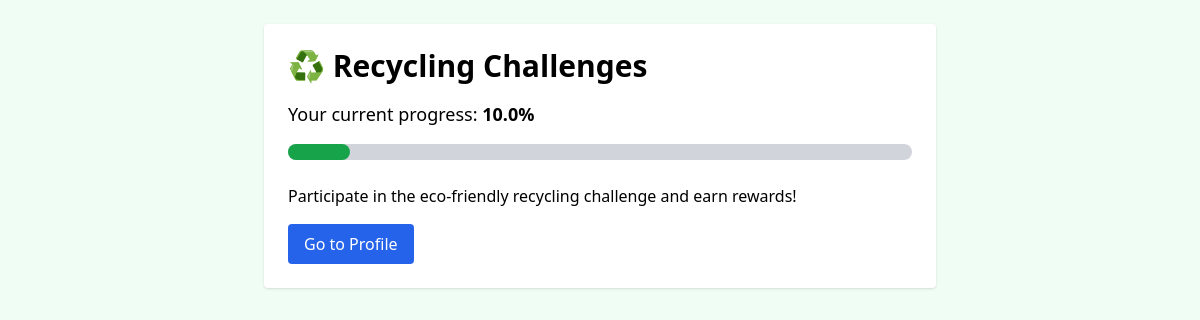
Page /challenges/ (signed in) on the earlier database version.
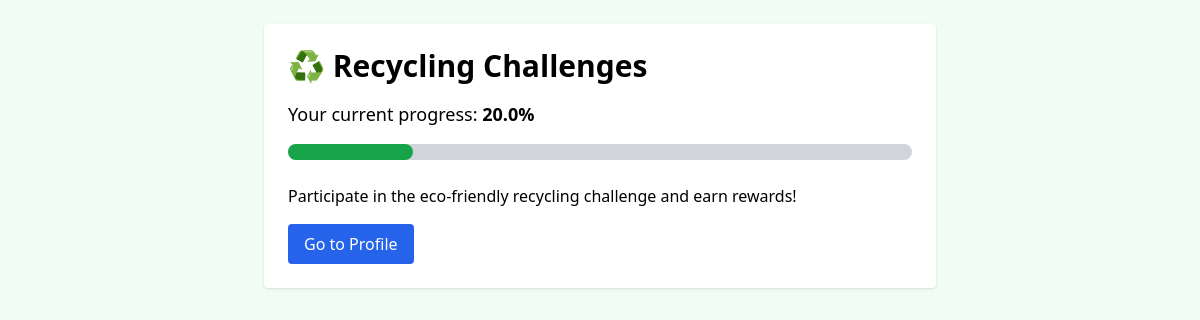
Same page on the later database version.
### recycle_connect/models.py (models this page shows, shortened)
class UserChallenge(models.Model):
    user = models.ForeignKey(User, on_delete=models.CASCADE)
    progress = models.FloatField(default=0.0)
    joined_at = models.DateTimeField(auto_now_add=True)

### recycle_connect/views.py (the view)
# urls.py: path('challenges/', views.challenges_page, name='challenges'),
@login_required
def challenges_page(request):
    user_progress = 0
    challenge = UserChallenge.objects.filter(user=request.user).first()
    if challenge:
        user_progress = challenge.progress
    return render(request, 'challenges.html', {'user_progress': user_progress})

### template/challenges.html (shortened to what this page needs)
<!DOCTYPE html>
<html lang="en">
<head>
  <script src="https://cdn.tailwindcss.com"></script>
</head>
<body class="bg-green-50 min-h-screen p-6">
  <div class="max-w-2xl mx-auto bg-white p-6 rounded shadow">
    <h1 class="text-3xl font-bold mb-4">♻️ Recycling Challenges</h1>
    <p class="text-lg mb-4">Your current progress: <strong>{{ user_progress }}%</strong></p>
    <div class="w-full bg-gray-300 rounded-full h-4 mb-6">
      <div class="bg-green-600 h-4 rounded-full" style="width: {{ user_progress }}%"></div>
    </div>
    <p class="mb-4">Participate in the eco-friendly recycling challenge and earn rewards!</p>
    <a href="{% url 'user_profile' %}" class="inline-block bg-blue-600 text-white px-4 py-2 rounded hover:bg-blue-700">Go to Profile</a>
  </div>
</body>
</html>

Differences in the rows shown:
changed UserChallenge: progress "10.0" → "20.0"
